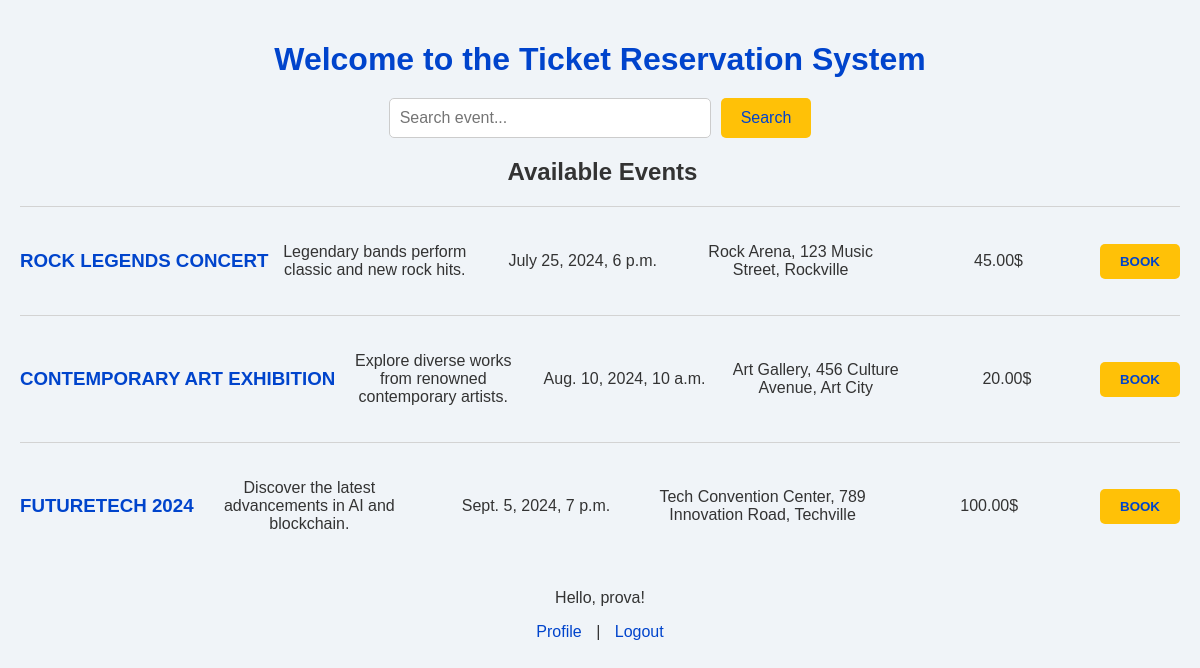
Screenshot of / (signed in) with the database file from the repository.
### events/models.py (models this page shows, shortened)
class Event(models.Model):
    title = models.CharField(max_length=200)
    description = models.TextField()
    date = models.DateTimeField()
    location = models.CharField(max_length=100)
    available_seats = models.IntegerField()
    price = models.DecimalField(max_digits=10, decimal_places=2)

### userProfile/models.py (models this page shows, shortened)
class User(AbstractUser):
    email = models.EmailField(unique=True)
    address = models.CharField(max_length=255, blank=True, null=True)
    payment_method = models.CharField(max_length=100, blank=True, null=True)
    groups = models.ManyToManyField(
        'auth.Group',
        related_name='userProfile_users',  # Cambia related_name
        blank=True,
        help_text='The groups this user belongs to.',
        related_query_name='user',
    )
    user_permissions = models.ManyToManyField(
        'auth.Permission',
        related_name='userProfile_users',  # Cambia related_name
        blank=True,
        help_text='Specific permissions for this user.',
        related_query_name='user',
    )

### events/views.py (the view)
# urls.py: path('', home_view, name='home'),
def home_view(request):
    query = request.GET.get('search')
    if query:
        events = Event.objects.filter(title__icontains=query) | Event.objects.filter(description__icontains=query)
    else:
        events = Event.objects.all()
    return render(request, 'home.html',{'events': events, 'query': query})

### templates/home.html (shortened to what this page needs)
<!DOCTYPE html>
<html lang="en">
<head>
</head>
<body>
    <h1>Welcome to the Ticket Reservation System</h1>
    <form method="GET" action="{% url 'home' %}">
        <input type="text" name="search" placeholder="Search event...">
        <button type="submit">Search</button>
    </form>
    <h2 class="dati">Available Events</h2>
    <ul>
        {% for event in events %}
            <li class="event_container">
                <h3 class="event-title">{{ event.title }}</h3>
                <p class="dati">{{ event.description }}</p>
                <p class="dati">{{ event.date }}</p>
                <p class="dati">{{ event.location }}</p>
                <p class="dati">{{ event.price }}$</p>
                <button class="prenota-button" onclick="location.href='{% url 'booking' event.id %}'">Book</button>
            </li>
        {% empty %}
            <h4>Nessun evento che corrisponde alla tua ricerca.</h4>
        {% endfor %}
    </ul>
    <div class="user-info">
        {% if user.is_authenticated %}
            <p>Hello, {{ user.username }}!</p>
            <a href="{% url 'profile' %}">Profile</a> |
            <a href="{% url 'logout' %}">Logout</a>
        {% else %}
            <a href="{% url 'login' %}">Login</a> |
            <a href="{% url 'register' %}">Register</a>
        {% endif %}
    </div>
</body>
</html>

### templates/home.html (style rules this page uses)
body { font-family: 'Arial', sans-serif; background-color: #f0f4f8; color: #333; padding: 20px; margin: 0; }
h1 { color: #0044cc; text-align: center; margin-bottom: 20px; }
form { display: flex; justify-content: center; margin-bottom: 20px; }
input[type="text"] { padding: 10px; font-size: 1em; border: 1px solid #ccc; border-radius: 5px; width: 300px; }
button[type="submit"] { background-color: #ffc107; color: #0044cc; border: none; padding: 10px 20px; border-radius: 5px; font-size: 1em; cursor: pointer; margin-left: 10px; }
.event-title { text-transform: uppercase; font-weight: bold; color: #0044cc; }
.event_container { border-top: 1px solid lightgray; padding: 20px 0; display: flex; justify-content: space-between; align-items: center; }
.dati { margin-left: 8px; text-align: center; margin-right: 3px; flex: 1; }
.prenota-button { font-weight: bold; text-transform: uppercase; background-color: #ffc107; color: #0044cc; border: none; padding: 10px 20px; cursor: pointer; border-radius: 5px; }
ul { list-style-type: none; padding: 0; }
.user-info { text-align: center; margin-top: 20px; }
.user-info a { margin: 0 10px; text-decoration: none; color: #0044cc; }

### rows the page displays
Event: title "ROCK LEGENDS CONCERT", description "Legendary bands perform classic and new rock hits.", date "July 25, 2024, 6 p.m.", location "Rock Arena, 123 Music Street, Rockville", price "45.00"
Event: title "CONTEMPORARY ART EXHIBITION", description "Explore diverse works from renowned contemporary artists.", date "Aug. 10, 2024, 10 a.m.", location "Art Gallery, 456 Culture Avenue, Art City", price "20.00"
Event: title "FUTURETECH 2024", description "Discover the latest advancements in AI and blockchain.", date "Sept. 5, 2024, 7 p.m.", location "Tech Convention Center, 789 Innovation Road, Techville", price "100.00"
User: username "prova"
